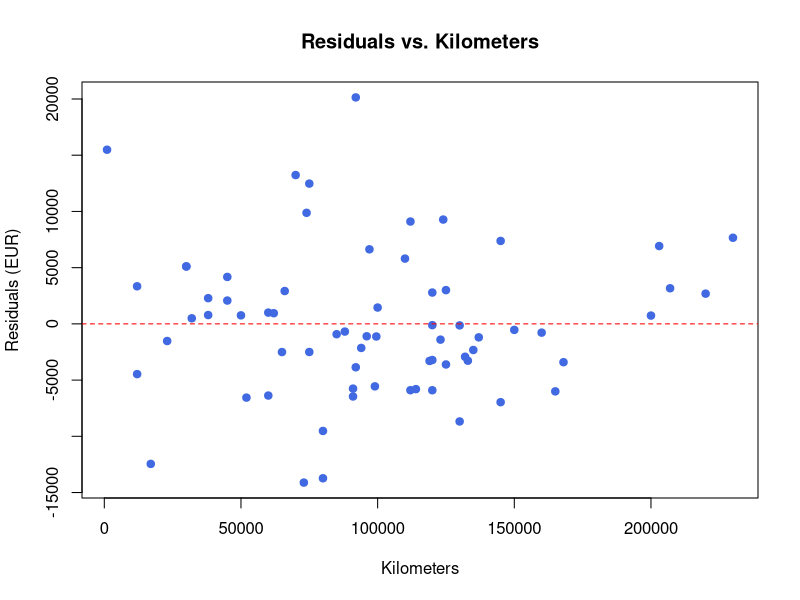

Generate this figure with R:
## ---- chunk 1
knitr::opts_chunk$set(
  echo = TRUE,
  warning = FALSE,
  message = FALSE
)
## ---- chunk 2
# Load required packages
library(readxl)
library(car)
library(sandwich)
library(lmtest)

# Load dataset
cars_raw <- as.data.frame(read_excel("data_problemset1.xls", sheet = "Car Prices"))

# Rename variables clearly
names(cars_raw) <- c("CC", "HP", "Year", "Km", "Gas", "ABS", "ABD", "CD", "AW", "AC", "MP", "Price")

# Filter complete cases across all variables to standardize sample size (N = 68)
vars_all <- c("Price", "Km", "CC", "HP", "Year", "Gas", "ABS", "ABD", "CD", "AW", "AC", "MP")
cars_clean <- cars_raw[complete.cases(cars_raw[, vars_all]), ]
## ---- chunk 3
# Simple linear model
m1 <- lm(Price ~ Km, data = cars_clean)
summary(m1)
s_a <- summary(m1)
b0 <- coef(m1)[1]
b1 <- coef(m1)[2]
t0 <- s_a$coefficients[1, 3]
t1 <- s_a$coefficients[2, 3]
## ---- chunk 4
# 95% Confidence Interval
confint(m1, level = 0.95)
ci <- confint(m1)[2, ]
crit <- qt(0.975, df = df.residual(m1))
## ---- chunk 5
# Store residuals
cars_clean$residuals_m1 <- resid(m1)

# Residual plot
plot(cars_clean$Km, cars_clean$residuals_m1,
     xlab = "Kilometers", 
     ylab = "Residuals (EUR)",
     main = "Residuals vs. Kilometers",
     pch = 19, col = "royalblue")
abline(h = 0, lty = 2, col = "red")
## ---- chunk 6
# Create mileage in thousands and squared term
cars_clean$km_thousands <- cars_clean$Km / 1000
cars_clean$km_thousands_sq <- cars_clean$km_thousands^2

# Quadratic regression model
m_quad <- lm(Price ~ km_thousands + km_thousands_sq, data = cars_clean)
summary(m_quad)
## ---- chunk 7
# Full specification with 11 variables
m_full <- lm(Price ~ Km + CC + HP + Year + Gas + ABS + ABD + CD + AW + AC + MP, data = cars_clean)
summary(m_full)
## ---- chunk 8
# Refined complete model with significant predictors
m_comp <- lm(Price ~ Km + HP + Year + Gas, data = cars_clean)
summary(m_comp)

## ---- chunk 9
# Test 1: Simple model m1 vs Refined complete model m_comp
anova(m1, m_comp)

# Test 2: Refined complete model m_comp vs Full model m_full
anova(m_comp, m_full)
## ---- chunk 10
linearHypothesis(m_comp, "Year = 1200")
## ---- chunk 11
linearHypothesis(m_full, c("CC = 0", "ABS = 0"))
## ---- chunk 12
linearHypothesis(m_full, "CD = Gas")
## ---- chunk 13
linearHypothesis(m_comp, "20000*Km + 4*Year = 0")
## ---- chunk 14
# Add fitted values directly to cars_clean to avoid matrix dimension issues
cars_clean$y_hat_comp <- fitted(m_comp)

# White's test on fitted values and fitted values squared
bptest(m_comp, ~ y_hat_comp + I(y_hat_comp^2), data = cars_clean)
## ---- chunk 15
bptest(m_comp, ~ Year + HP, data = cars_clean)
## ---- chunk 16

print(summary(m_comp), digits = 10)

# Regular OLS standard errors
coeftest(m_comp)

# Robust HC0 standard errors
coeftest(m_comp, vcov = vcovHC(m_comp, type = "HC0"))

ct <- coeftest(m_comp, vcov = vcovHC(m_comp, type = "HC0"))
print(unclass(ct), digits = 10)
